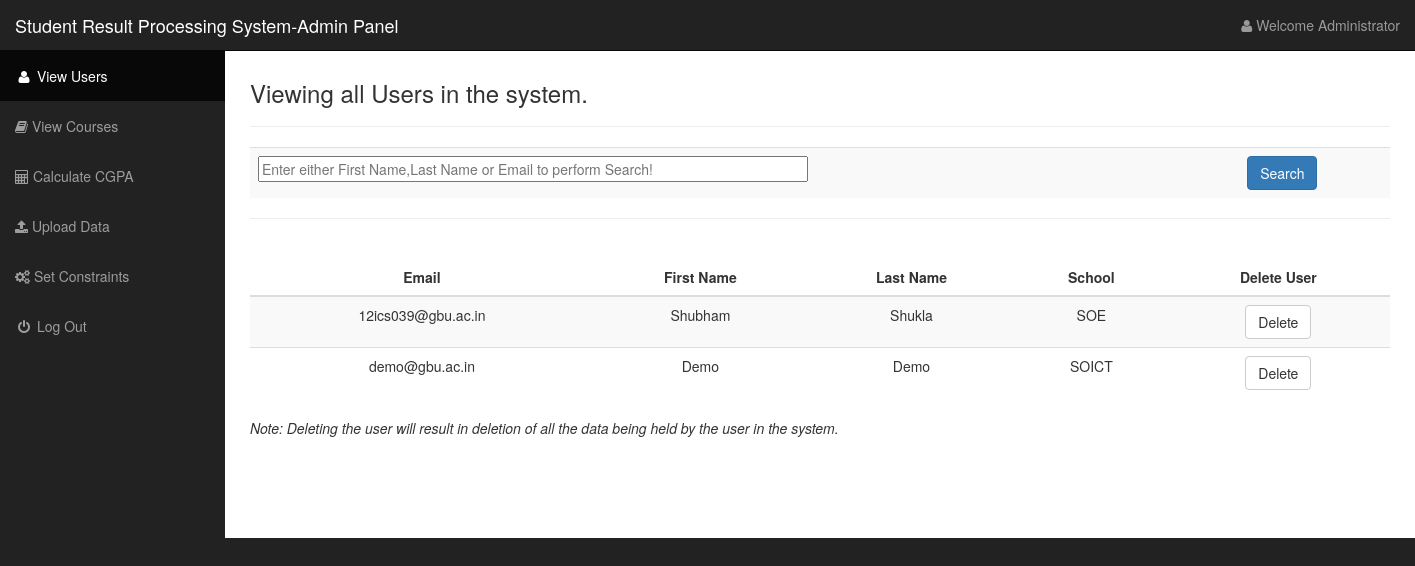
Page /admin/adminLanding.php (signed in) on the committed database.
### tables this page shows
CREATE TABLE IF NOT EXISTS `users` (
  `email` varchar(55) NOT NULL,
  `password` varchar(50) NOT NULL,
  `firstName` text NOT NULL,
  `lastName` text NOT NULL,
  `school` varchar(5) NOT NULL,
  `designation` varchar(5) NOT NULL,
  `officeNumber` varchar(12) NOT NULL,
  `gender` text NOT NULL,
  `timeReg` datetime NOT NULL DEFAULT CURRENT_TIMESTAMP,
  PRIMARY KEY (`email`)
);

### admin/adminLanding.php (the view, shortened to what this page needs)
<?php
include ("../phpIncludes/connectMySQL.php");
?>
<!DOCTYPE html>
<html lang="en">
<head>
    <link href="http://localhost/studentMarks/sideBar/css/bootstrap.min.css" rel="stylesheet">
    <link href="http://localhost/studentMarks/sideBar/css/sb-admin.css" rel="stylesheet">
    <link href="http://localhost/studentMarks/sideBar/css/plugins/morris.css" rel="stylesheet">
    <link href="http://localhost/studentMarks/sideBar/font-awesome/css/font-awesome.min.css" rel="stylesheet" type="text/css">
</head>
<body>
    <div id="wrapper">
        <nav class="navbar navbar-inverse navbar-fixed-top" role="navigation">
            <div class="navbar-header">
                <a class="navbar-brand" href="http://localhost/studentMarks/views/adminLanding.php">Student Result Processing System-Admin Panel</a>
            </div>
            <ul class="nav navbar-right top-nav">
                <li class="dropdown">
                    <a href="#" class="dropdown-toggle" data-toggle="dropdown"><i class="fa fa-user"></i> Welcome <?php echo $_SESSION['username'];?></a>
                </li>
            </ul>
            <div class="collapse navbar-collapse navbar-ex1-collapse">
                <ul class="nav navbar-nav side-nav">
                    <li class="active">
                        <a href="http://localhost/studentMarks/admin/adminLanding.php" ><i class="fa fa-fw fa-user"></i>
 View Users</a>
                    </li>
                    <li>
                        <a href="http://localhost/studentMarks/admin/courseAdmin.php"><i class="fa fa-book"></i> View Courses</a>
                    </li>
                    <li>
                        <a href="http://localhost/studentMarks/admin/calculateGPA.php"><i class="fa fa-calculator"></i> Calculate CGPA</a>
                    </li>
                    <li>
                            <a href="http://localhost/studentMarks/admin/uploadData.php"><i class="fa fa-upload"></i> Upload Data</a>
                   </li>
                   <li>
                            <a href="http://localhost/studentMarks/admin/setConst.php"><i class="fa fa-cogs"></i> Set Constraints</a>
                   </li>
                    <li>
                            <a href="http://localhost/studentMarks/admin/logout.php"><i class="fa fa-fw fa-power-off"></i> Log Out</a></li>
                </ul>
            </div>
        </nav>
        <div id="page-wrapper">
			<div id="container-fluid">
            <div class="container">
            <h3>Viewing all Users in the system.</h3>
            <hr>
            <table class="table table-striped">
            <form action="" method="post">
            <tr>
            <td><input type="text" name="searchQuery" placeholder="Enter either First Name,Last Name or Email to perform Search!" size="70"></td>
            <td> <input type="submit" name="search" class="btn btn-primary" value="Search"></td>
            </tr>
            </form>
            </table>
            <hr>
            <br>
<table class="table  table-striped">
        <thead>
            <tr>
              <th><center>Email</center></th>
              <th><center>First Name</center></th>
              <th><center>Last Name</center></th>
              <th><center>School</center> </th>
              <th><center> Delete User</center></th>
            </tr>
        </thead>
        <tbody>
        <?php
			if(!isset($_POST['search'])){
            $sqlDetail = "SELECT email,firstName,lastName,school FROM users";
             global $link;
                $result1 = $link -> query($sqlDetail);
              if (mysqli_num_rows($result1) > 0) {
               while($row2 = mysqli_fetch_array($result1)) {
                $email= $row2['email'];
                $fname =$row2['firstName'];
                $lname = $row2['lastName'];
                $school = $row2['school'];
               echo "<tr>";
         echo "<td>"."<center>".$email."</center>"."</td>";
        echo "<td>"."<center>".$fname."</center>"."</td>";
         echo "<td>"."<center>".$lname."</center>"."</td>";
         echo "<td>"."<center>".strtoupper($school)."</center>"."</td>";
         echo "<td><center>".'<a href="http://localhost/studentMarks/phpIncludes/deleteUser.php?userName='.$email.'">'.'<button class="btn btn-default">Delete</button>'.'</a></center></td>';
        echo "</tr>";
    }
}else {
    echo "<tr>";
    echo "<td>"."<center>"."No rows found!"."</center>"."</td>";
    echo "</tr>";
}}
?>
        </tbody>
    </table>
       	<p><i>Note: Deleting the user will result in deletion of all the data being held by the user in the system.</i></p>
           <br>
           <br>
           <br>
           <br>
	</div>
        </div>
        </div>
    </div>
</body>
</html>

### sideBar/css/sb-admin.css (style rules this page uses)
body { margin-top: 100px; background-color: #222; }
@media (min-width:768px) { body { margin-top: 50px; } }
#wrapper { padding-left: 0; }
#page-wrapper { width: 100%; padding: 0; background-color: #fff; }
@media (min-width:768px) { #wrapper { padding-left: 225px; } }
@media (min-width:768px) { #page-wrapper { padding: 10px; } }
.top-nav { padding: 0 15px; }
.top-nav>li { display: inline-block; float: left; }
.top-nav>li>a { padding-top: 15px; padding-bottom: 15px; line-height: 20px; color: #999; }
@media (min-width:768px) { .side-nav { position: fixed; top: 51px; left: 225px; width: 225px; margin-left: -225px; border: none; border-radius: 0; overflow-y: auto; background-color: #222; bottom: 0; overflow-x: hidden; padding-bottom: 40px; } }
@media (min-width:768px) { .side-nav>li>a { width: 225px; } }

### rows in the picture
users: email "12ics039@gbu.ac.in", firstName "Shubham", lastName "Shukla", school "SOE"
users: email "demo@gbu.ac.in", firstName "Demo", lastName "Demo", school "SOICT"

### other values in the picture
$_SESSION['username'] "Administrator"
